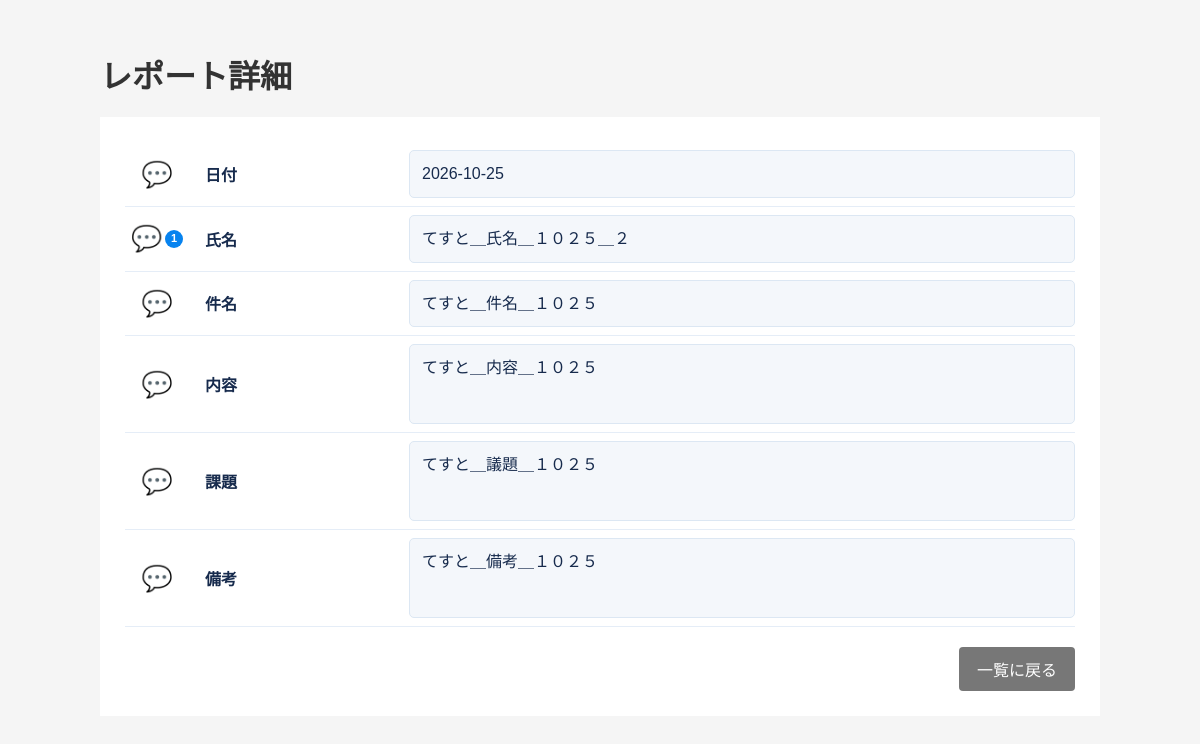
The app's page /reports/detail.php?id=9 (signed in) with its own data.
### tables this page shows
CREATE TABLE reports (
    id INTEGER PRIMARY KEY AUTOINCREMENT,
    user_id INTEGER NOT NULL,
    report_date TEXT NOT NULL,
    name TEXT NOT NULL,
    subject TEXT NOT NULL,
    content TEXT,
    issues TEXT,
    remarks TEXT,
    created_at TEXT NOT NULL,
    updated_at TEXT NOT NULL,
    FOREIGN KEY (user_id)
        REFERENCES users(id)
        ON DELETE RESTRICT
);

CREATE TABLE comments (
    id INTEGER PRIMARY KEY AUTOINCREMENT,
    report_id INTEGER NOT NULL,
    user_id INTEGER NOT NULL,
    field_name TEXT NOT NULL,
    comment TEXT NOT NULL,
    created_at TEXT NOT NULL,
    updated_at TEXT NOT NULL,
    FOREIGN KEY (report_id)
        REFERENCES reports(id)
        ON DELETE CASCADE,
    FOREIGN KEY (user_id)
        REFERENCES users(id)
        ON DELETE RESTRICT
);

### lib/functions.php (called while the page is built)
<?php
function h($value)
{
    return htmlspecialchars(
        $value ?? '',
        ENT_QUOTES,
        'UTF-8'
    );
}

### public/reports/detail.php (the view, shortened to what this page needs)
<?php
require_once __DIR__ . '/../../config/database.php';
require_once __DIR__ . '/../../lib/functions.php';
$id = filter_input(INPUT_GET, 'id', FILTER_VALIDATE_INT);
$stmt = $pdo->prepare(
    'SELECT *
     FROM reports
     WHERE id = :id'
);
$stmt->execute([
    ':id' => $id,
]);
$report = $stmt->fetch();
$fields = [
    'report_date' => '日付',
    'name'        => '氏名',
    'subject'     => '件名',
    'content'     => '内容',
    'issues'      => '課題',
    'remarks'     => '備考',
];
$stmt = $pdo->prepare(
    'SELECT *
     FROM comments
     WHERE report_id = :report_id
     ORDER BY created_at ASC, id ASC'
);
$stmt->execute([
    ':report_id' => $id,
]);
$allComments = $stmt->fetchAll();
$commentsByField = [];
foreach ($fields as $fieldName => $label) {
    $commentsByField[$fieldName] = [];
}
foreach ($allComments as $comment) {
    $fieldName = $comment['field_name'];
    if (array_key_exists($fieldName, $commentsByField)) {
        $commentsByField[$fieldName][] = $comment;
    }
}
?>
<!DOCTYPE html>
<html lang="ja">
<head>
    <link rel="stylesheet" href="../css/style.css">
</head>
<body>
<div class="container">
    <h1>レポート詳細</h1>
    <div class="form-container">
        <?php foreach ($fields as $fieldName => $label): ?>
            <?php
            $multilineFields = [
                'content',
                'issues',
                'remarks',
            ];
            $valueClass = in_array(
                $fieldName,
                $multilineFields,
                true
            )
                ? 'detail-value multiline'
                : 'detail-value';
            $commentCount = count($commentsByField[$fieldName]);
            $hasComments = $commentCount > 0;
            ?>
            <div class="detail-row">
                <div class="detail-icon-column">
                    <div class="comment-wrapper">
                        <button
                            type="button"
                            class="comment-icon<?= $hasComments ? ' has-comments' : '' ?>"
                            data-comment-target="comments-<?= h($fieldName) ?>"
                            aria-controls="comments-<?= h($fieldName) ?>"
                            aria-expanded="false"
                            aria-label="<?= h($label) ?>のコメント<?= $hasComments ? ' ' . $commentCount . '件' : 'なし' ?>"
                            title="<?= h($label) ?>のコメント<?= $hasComments ? '：' . $commentCount . '件' : '（なし）' ?>"
                        >
                            💬
                            <?php if ($hasComments): ?>
                                <span class="comment-count">
                                    <?= h($commentCount) ?>
                                </span>
                            <?php endif; ?>
                        </button>
                    </div>
                </div>
                <div class="detail-title-column">
                    <?= h($label) ?>
                </div>
                <div class="detail-content-column">
                    <div class="<?= h($valueClass) ?>"><?= h($report[$fieldName] ?? '') ?></div>
                </div>
            </div>
        <?php endforeach; ?>
        <div class="detail-actions">
            <a
                href="../index.php"
                class="back-button"
            >
                一覧に戻る
            </a>
        </div>
    </div>
</div>
</body>
</html>

### public/css/style.css (style rules this page uses)
body { font-family: sans-serif; margin: 0; padding: 30px; background-color: #f5f5f5; color: #333; }
.container { max-width: 1000px; margin: 0 auto; }
h1 { margin-bottom: 20px; }
.form-container { background-color: white; padding: 25px; }
button, .button, .back-button { display: inline-block; padding: 10px 18px; font-size: 16px; border-radius: 4px; text-decoration: none; cursor: pointer; }
button, .button { border: none; background-color: #1976d2; color: white; }
.back-button { margin-left: 10px; background-color: #777; color: white; }

### public/reports/detail.php (style rules this page uses)
.detail-row { display: grid; grid-template-columns: 64px 220px minmax(0, 1fr); align-items: stretch; padding: 8px 0; border-bottom: 1px solid #e5edf7; }
.detail-icon-column { display: flex; align-items: center; justify-content: center; min-width: 0; }
.detail-title-column { display: flex; align-items: center; min-width: 0; padding: 0 16px; font-weight: bold; color: #172b4d; }
.detail-content-column { min-width: 0; }
.comment-wrapper { position: relative; display: inline-flex; align-items: center; justify-content: center; }
button.comment-icon { display: inline-flex; align-items: center; justify-content: center; gap: 3px; width: 52px; min-width: 36px; height: 36px; padding: 0 2px; border: none; border-radius: 0; background: transparent; color: #9aa5b1; font-size: 25px; line-height: 1; cursor: pointer; }
button.comment-icon.has-comments { color: #0783ef; }
.comment-count { display: inline-flex; align-items: center; justify-content: center; min-width: 18px; height: 18px; padding: 0 4px; box-sizing: border-box; border-radius: 9px; background: #0783ef; color: #fff; font-size: 11px; font-weight: bold; line-height: 1; }
.detail-value { box-sizing: border-box; width: 100%; min-height: 44px; padding: 10px 12px; border: 1px solid #dce7f3; border-radius: 5px; background: #f4f7fb; overflow-wrap: anywhere; white-space: pre-wrap; color: #172b4d; line-height: 1.6; }
.detail-value.multiline { min-height: 80px; }
.detail-actions { display: flex; justify-content: flex-end; align-items: center; gap: 12px; margin-top: 20px; }

### records on screen
reports: report_date "2026-10-25", subject "てすと＿件名＿１０２５", content "てすと＿内容＿１０２５", issues "てすと＿議題＿１０２５", remarks "てすと＿備考＿１０２５"
comments: field_name "1", label "氏名", field_name.name "てすと＿氏名＿１０２５＿２"

### other values on screen
$label "日付"
$label "件名"
$label "内容"
$label "課題"
$label "備考"
